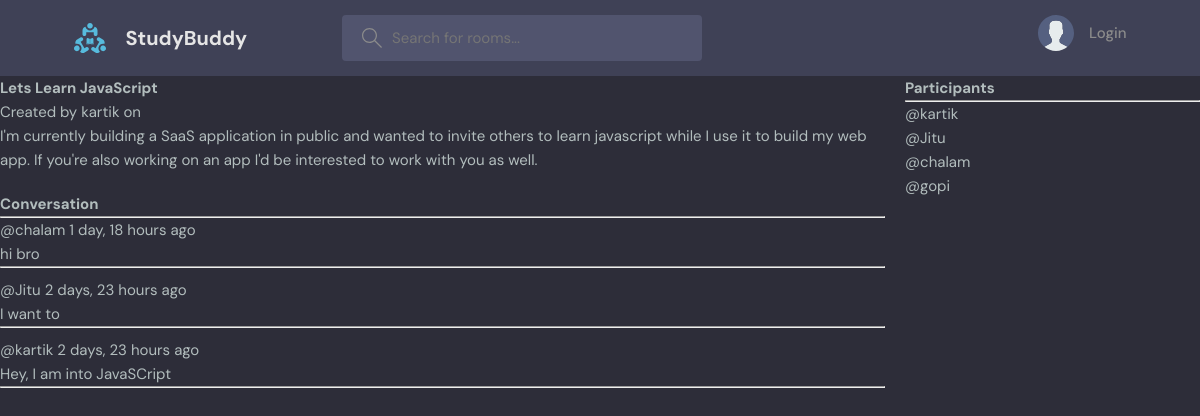
The page /room/1/ on the database its author committed.
### base/models.py (models this page shows, shortened)
class Room(models.Model):
    host = models.ForeignKey(User, on_delete=models.SET_NULL, null=True)
    topic =  models.ForeignKey(Topic, on_delete=models.SET_NULL, null=True)
    name = models.CharField(max_length=200)
    description = models.TextField(null=True, blank=True)
    participants = models.ManyToManyField(User, related_name='participants', blank=True)
    updated = models.DateTimeField(auto_now=True)
    created = models.DateTimeField(auto_now_add=True)
    id = models.BigAutoField(primary_key=True)
    class Meta:
        ordering = ['-updated', '-created']

class Message(models.Model):
    user = models.ForeignKey(User, on_delete=models.CASCADE)
    room = models.ForeignKey(Room, on_delete=models.CASCADE)
    body = models.TextField()
    updated = models.DateTimeField(auto_now=True)
    created = models.DateTimeField(auto_now_add=True)

### base/views.py (the view, shortened to what this page needs)
# urls.py: path("room/<str:pk>/", views.room, name="room"),
def room (request, pk):
    room = Room.objects.get(id=pk)
    room_messagaes = room.message_set.all().order_by('-created')
    participants = room.participants.all()
    context = {'room': room, 'room_messagaes': room_messagaes, 'participants': participants}
    return render(request, 'base/room.html', context)

### base/templates/base/room.html (shortened to what this page needs)
{%extends 'main.html'%}
{%block content%}
<div class="room-container">
    <div>
        <h1>{{room.name}}</h1>
        <p>Created by {{room.host.username}} on {{room.created_at}}</p>
        <p>{{room.description}}</p>
        <div class="comment-wrapper">
            <h3>Conversation</h3>
            <hr>
            {% for message in room_messagaes %}
            <div class="message">
                <small>@{{ message.user.username }} {{ message.created | timesince}} ago</small>
                <p>{{ message.body }}</p>
                <hr>
            </div>
            {% endfor %}
        </div>
    </div>
    <div>
        <h3>Participants</h3>
        <hr>
        {%for user in participants %}
        <div>
            <p>@{{user.username}}</p>
        </div>
        {%endfor%}
    </div>
</div>
{%endblock%}

### static/styles/style.css (style rules this page uses)
:root { --color-main: #71c6dd; --color-main-light: #e1f6fb; --color-dark: #3f4156; --color-dark-medium: #51546e; --color-dark-light: #696d97; --color-light: #e5e5e5; --color-gray: #8b8b8b; --color-light-gray: #b2bdbd; --color-bg: #2d2d39; --color-success: #5dd693; --color-error: #fc4b0b; }
* { font-family: "DM Sans", -apple-system, BlinkMacSystemFont, "Segoe UI", Roboto, Oxygen, Ubuntu, Cantarell, "Open Sans", "Helvetica Neue", sans-serif; margin: 0; padding: 0; box-sizing: border-box; text-rendering: optimizeLegibility; font-size: inherit; }
html { font-size: 56.25%; }
@media only screen and (min-width: 1200px) { html { font-size: 62.5%; } }
body { line-height: 1.6; font-weight: 400; font-size: 1.5rem; color: var(--color-light-gray); background-color: var(--color-bg); min-height: 100vh; }

### base/templates/base/room.html (style rules this page uses)
.room-container { display: grid; grid-template-columns: 3fr 1fr; gap: 20px; }
.comment-wrapper { margin-top: 20px; }
.message { margin-bottom: 10px; }

### rows shown on the page
Room: name "Lets Learn JavaScript", host.username "kartik", description "I'm currently building a SaaS application in public and wanted to invite others to learn javascript while I use it to build my web app. If you're also working on an app I'd be interested to work with you as well."
Message: user.username "chalam", created "1 day, 18 hours", body "hi bro"
Message: user.username "Jitu", created "2 days, 23 hours", body "I want to"
Message: user.username "kartik", created "2 days, 23 hours", body "Hey, I am into JavaSCript"

### other values the page prints
{{ user.username }} "kartik"
{{ user.username }} "Jitu"
{{ user.username }} "chalam"
{{ user.username }} "gopi"
